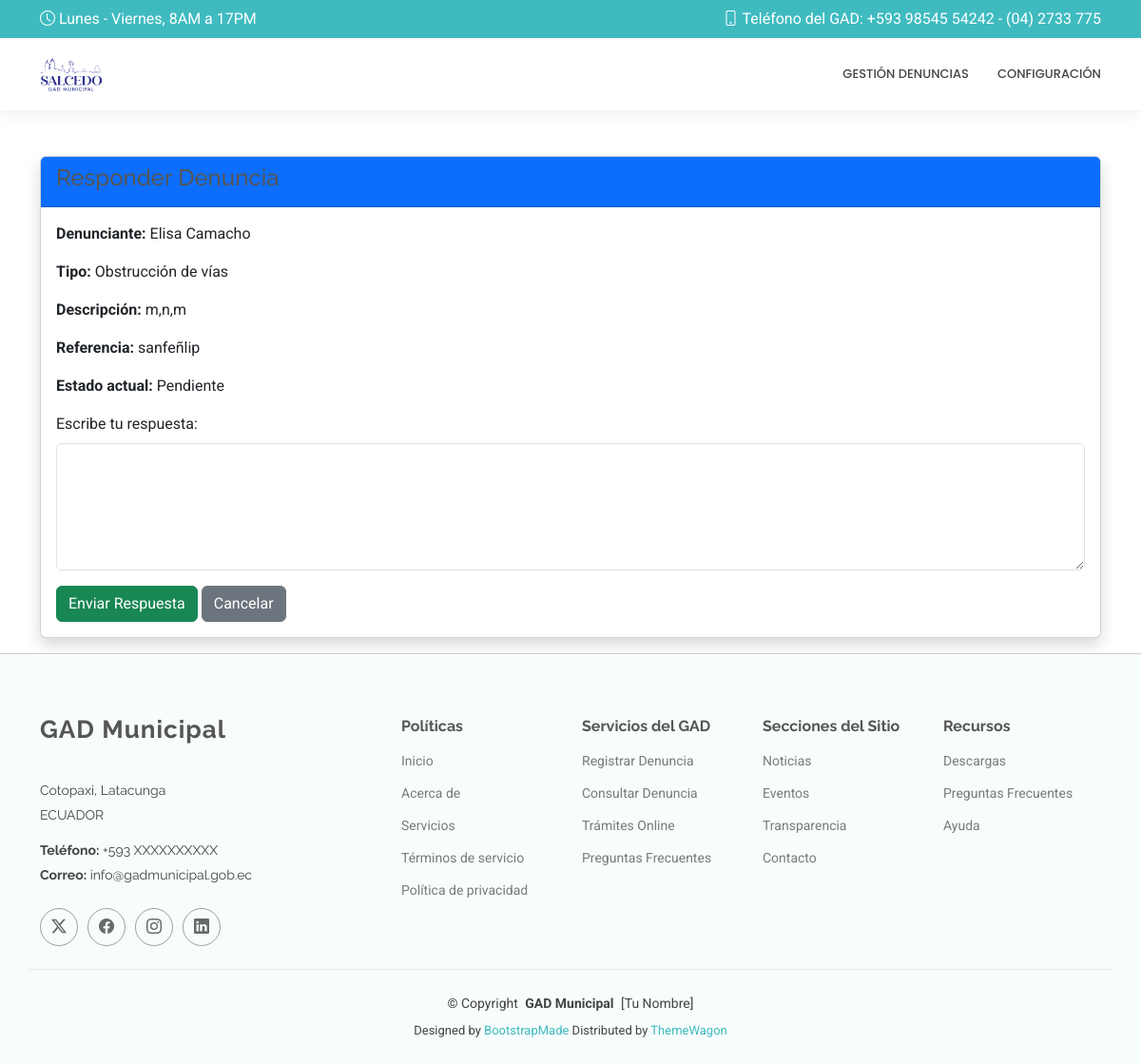
The app's page /responder_denuncia/5/ (signed in) with its own data.
### Aplicaciones/Denuncias/models.py (models this page shows, shortened)
class Denuncia(models.Model):
    id = models.AutoField(primary_key=True)
    ciudadano = models.ForeignKey(Ciudadano, on_delete=models.CASCADE)
    tipo = models.CharField(max_length=100)
    descripcion = models.TextField()
    latitud = models.FloatField()
    longitud = models.FloatField()
    referencia = models.CharField(max_length=255)
    estado = models.CharField(max_length=50, default='Pendiente')
    fecha_creacion = models.DateTimeField(auto_now_add=True)

### Aplicaciones/Usuarios/models.py (models this page shows, shortened)
class Ciudadano(models.Model):
    id = models.AutoField(primary_key=True)
    cedula = models.CharField(max_length=10, unique=True)
    nombre = models.CharField(max_length=100)
    apellido = models.CharField(max_length=100)
    correo = models.EmailField(unique=True)
    contrasena = models.CharField(max_length=128)

### Aplicaciones/Denuncias/views.py (the view, shortened to what this page needs)
# urls.py: path('responder_denuncia/<int:denuncia_id>/', views.responder_denuncia, name='responder_denuncia'),
def responder_denuncia(request, denuncia_id):
    denuncia = Denuncia.objects.get(id=denuncia_id)
    funcionario = Funcionario.objects.get(id=request.session["usuario_id"])
    return render(request, "responder_denuncia.html", {"denuncia": denuncia})

### Aplicaciones/Denuncias/templates/responder_denuncia.html (shortened to what this page needs)
{% extends "plantilla2.html" %}
{% block contenido %}
<div class="container mt-5">
    <div class="card shadow">
        <div class="card-header bg-primary text-white">
            <h4>Responder Denuncia</h4>
        </div>
        <div class="card-body">
            <p><strong>Denunciante:</strong> {{ denuncia.ciudadano.nombre }} {{ denuncia.ciudadano.apellido }}</p>
            <p><strong>Tipo:</strong> {{ denuncia.tipo }}</p>
            <p><strong>Descripción:</strong> {{ denuncia.descripcion }}</p>
            <p><strong>Referencia:</strong> {{ denuncia.referencia }}</p>
            <p><strong>Estado actual:</strong> {{ denuncia.estado }}</p>
            <form method="post">
                <div class="mb-3">
                    <label for="mensaje" class="form-label">Escribe tu respuesta:</label>
                    <textarea class="form-control" id="mensaje" name="mensaje" rows="5" required></textarea>
                </div>
                <button type="submit" class="btn btn-success">Enviar Respuesta</button>
                <a href="{% url 'panel_funcionario' %}" class="btn btn-secondary">Cancelar</a>
            </form>
        </div>
    </div>
</div>
{% endblock %}

### DenunciasG/static/plantilla/MediCio/assets/css/main.css (style rules this page uses)
:root { --default-font: "Roboto", system-ui, -apple-system, "Segoe UI", Roboto, "Helvetica Neue", Arial, "Noto Sans", "Liberation Sans", sans-serif, "Apple Color Emoji", "Segoe UI Emoji", "Segoe UI Symbol", "Noto Color Emoji"; --heading-font: "Raleway", sans-serif; --nav-font: "Poppins", sans-serif; }
:root { --background-color: #ffffff; --default-color: #444444; --heading-color: #555555; --accent-color: #3fbbc0; --surface-color: #ffffff; --contrast-color: #ffffff; }
:root { --nav-color: #444444; --nav-hover-color: #3fbbc0; --nav-mobile-background-color: #ffffff; --nav-dropdown-background-color: #ffffff; --nav-dropdown-color: #444444; --nav-dropdown-hover-color: #3fbbc0; }
:root { scroll-behavior: smooth; }
body { color: var(--default-color); background-color: var(--background-color); font-family: var(--default-font); }
a { color: var(--accent-color); text-decoration: none; transition: 0.3s; }
h1, h2, h3, h4, h5, h6 { color: var(--heading-color); font-family: var(--heading-font); }

### records on screen
Denuncia: ciudadano.nombre "Elisa", ciudadano.apellido "Camacho", tipo "Obstrucción de vías", descripcion "m,n,m", referencia "sanfeñlip", estado "Pendiente"
